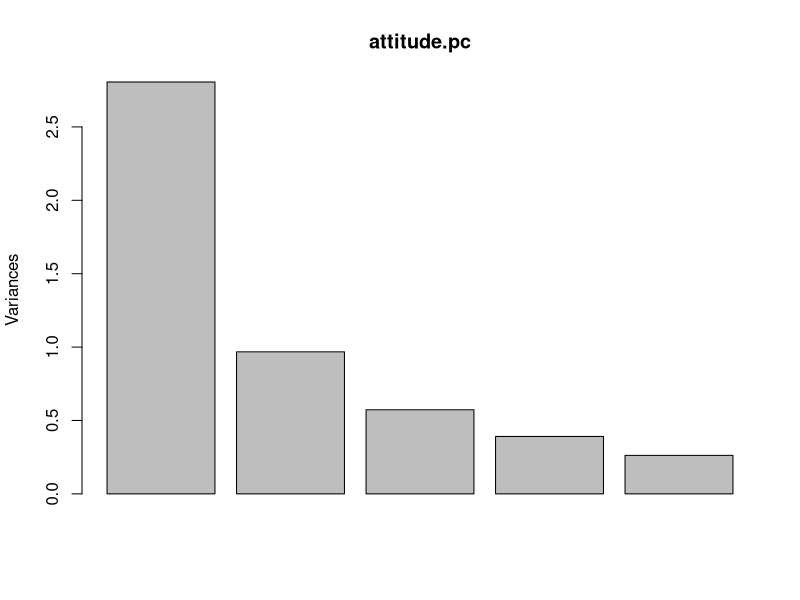
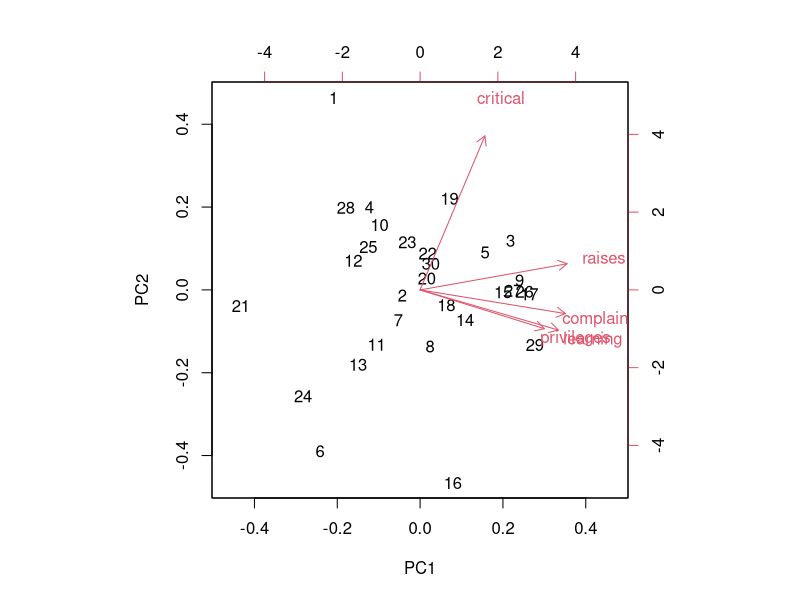
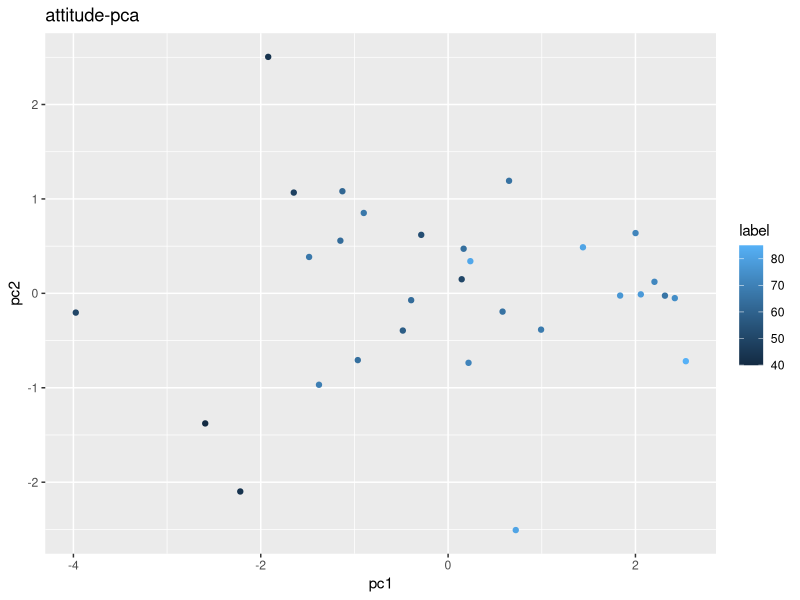

The R source for these figures, in order:
library(ggplot2)
# attitude : Attitudes Toward Supervisors
# Y	    rating	numeric	Overall rating
# X[1]	complaints	numeric	Handling of employee complaints
# X[2]	privileges	numeric	Does not allow special privileges
# X[3]	learning	numeric	Opportunity to learn
# X[4]	raises	numeric	Raises based on performance
# X[5]	critical	numeric	Too critical
# X[6]	advancel	numeric	Advancement

d <- attitude
head(d)
#      rating complaints privileges learning raises critical advance
# 1     43         51         30       39     61       92      45
# 2     63         64         51       54     63       73      47
# 3     71         70         68       69     76       86      48
# 4     61         63         45       47     54       84      35
# 5     81         78         56       66     71       83      47
# 6     43         55         49       44     54       49      34

attitude.pc <- prcomp(d[,2:6], scale = TRUE)

# 各主成分の標準偏差, 寄与率, 累積寄与率
summary(attitude.pc)
# Importance of components:
#                           PC1    PC2    PC3     PC4     PC5     PC6     PC7
# Standard deviation     1.9278 1.0681 0.9204 0.78286 0.56892 0.46747 0.37475
# Proportion of Variance 0.5309 0.1630 0.1210 0.08755 0.04624 0.03122 0.02006
# Cumulative Proportion  0.5309 0.6939 0.8149 0.90248 0.94872 0.97994 1.00000

# Rotation : 各主成分の固有ベクトル (合成変数の意味)
attitude.pc$rotation
# PC1        PC2         PC3        PC4        PC5
# complaints 0.5090589 -0.1415816  0.04991461  0.7029582  0.4734681
# privileges 0.4352465 -0.2315203 -0.83038342 -0.1716099 -0.1948647
# learning   0.4843209 -0.2397377  0.37479163 -0.6645630  0.3547484
# raises     0.5150975  0.1559771  0.37358608  0.1328045 -0.7437352
# critical   0.2269964  0.9189940 -0.16714239 -0.1308392  0.2426256

# Eigenvalue
screeplot(attitude.pc)

# 主成分得点
biplot(attitude.pc, choices = c(1, 2))

pc <- data.frame(pc1 = attitude.pc$x[,1],
                 pc2 = attitude.pc$x[,2],
                 label = d[,1])

p <- ggplot(pc, aes(x = pc1, y = pc2))
g <- p + geom_point(aes(colour = label), alpha = 1) +
      labs(title = "attitude-pca", x = "pc1", y = "pc2")
plot(g)
